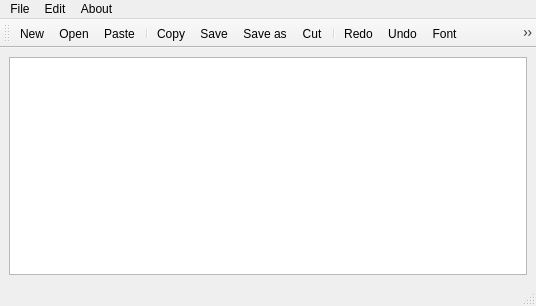
<?xml version="1.0" encoding="UTF-8"?>
<ui version="4.0">
 <class>MainWindow</class>
 <widget class="QMainWindow" name="MainWindow">
  <property name="geometry">
   <rect>
    <x>0</x>
    <y>0</y>
    <width>536</width>
    <height>306</height>
   </rect>
  </property>
  <property name="windowTitle">
   <string>MainWindow</string>
  </property>
  <widget class="QWidget" name="centralwidget">
   <layout class="QHBoxLayout" name="horizontalLayout">
    <item>
     <widget class="QTextEdit" name="textEdit"/>
    </item>
   </layout>
  </widget>
  <widget class="QMenuBar" name="menubar">
   <property name="geometry">
    <rect>
     <x>0</x>
     <y>0</y>
     <width>536</width>
     <height>22</height>
    </rect>
   </property>
   <widget class="QMenu" name="menuFile">
    <property name="title">
     <string>File</string>
    </property>
    <addaction name="actionNew"/>
    <addaction name="actionOpen"/>
    <addaction name="separator"/>
    <addaction name="actionSave"/>
    <addaction name="actionSave_as"/>
   </widget>
   <widget class="QMenu" name="menuEdit">
    <property name="title">
     <string>Edit</string>
    </property>
    <addaction name="actionCut"/>
    <addaction name="actionCopy"/>
    <addaction name="actionPaste"/>
    <addaction name="separator"/>
    <addaction name="actionRedo"/>
    <addaction name="actionUndo"/>
    <addaction name="separator"/>
    <addaction name="actionFont"/>
   </widget>
   <widget class="QMenu" name="menuAbout">
    <property name="title">
     <string>About</string>
    </property>
    <addaction name="actionAbout_Notepad"/>
   </widget>
   <addaction name="menuFile"/>
   <addaction name="menuEdit"/>
   <addaction name="menuAbout"/>
  </widget>
  <widget class="QStatusBar" name="statusbar"/>
  <widget class="QToolBar" name="toolBar">
   <property name="windowTitle">
    <string>toolBar</string>
   </property>
   <attribute name="toolBarArea">
    <enum>TopToolBarArea</enum>
   </attribute>
   <attribute name="toolBarBreak">
    <bool>false</bool>
   </attribute>
   <addaction name="actionNew"/>
   <addaction name="actionOpen"/>
   <addaction name="actionPaste"/>
   <addaction name="separator"/>
   <addaction name="actionCopy"/>
   <addaction name="actionSave"/>
   <addaction name="actionSave_as"/>
   <addaction name="actionCut"/>
   <addaction name="separator"/>
   <addaction name="actionRedo"/>
   <addaction name="actionUndo"/>
   <addaction name="actionFont"/>
   <addaction name="actionAbout_Notepad"/>
  </widget>
  <action name="actionNew">
   <property name="icon">
    <iconset resource="Source.qrc">
     <normaloff>:/new/prefix1/img/IMG-20220501-WA0011.jpg</normaloff>:/new/prefix1/img/IMG-20220501-WA0011.jpg</iconset>
   </property>
   <property name="text">
    <string>New</string>
   </property>
  </action>
  <action name="actionOpen">
   <property name="icon">
    <iconset resource="Source.qrc">
     <normaloff>:/new/prefix1/img/IMG-20220501-WA0008.jpg</normaloff>:/new/prefix1/img/IMG-20220501-WA0008.jpg</iconset>
   </property>
   <property name="text">
    <string>Open</string>
   </property>
  </action>
  <action name="actionSave">
   <property name="icon">
    <iconset resource="Source.qrc">
     <normaloff>:/new/prefix1/img/IMG-20220501-WA0009.jpg</normaloff>:/new/prefix1/img/IMG-20220501-WA0009.jpg</iconset>
   </property>
   <property name="text">
    <string>Save</string>
   </property>
  </action>
  <action name="actionSave_as">
   <property name="icon">
    <iconset resource="Source.qrc">
     <normaloff>:/new/prefix1/img/IMG-20220501-WA0016.jpg</normaloff>:/new/prefix1/img/IMG-20220501-WA0016.jpg</iconset>
   </property>
   <property name="text">
    <string>Save as</string>
   </property>
  </action>
  <action name="actionCut">
   <property name="icon">
    <iconset resource="Source.qrc">
     <normaloff>:/new/prefix1/img/IMG-20220501-WA0017.jpg</normaloff>:/new/prefix1/img/IMG-20220501-WA0017.jpg</iconset>
   </property>
   <property name="text">
    <string>Cut</string>
   </property>
  </action>
  <action name="actionCopy">
   <property name="icon">
    <iconset resource="Source.qrc">
     <normaloff>:/new/prefix1/img/IMG-20220501-WA0010.jpg</normaloff>:/new/prefix1/img/IMG-20220501-WA0010.jpg</iconset>
   </property>
   <property name="text">
    <string>Copy</string>
   </property>
  </action>
  <action name="actionPaste">
   <property name="icon">
    <iconset resource="Source.qrc">
     <normaloff>:/new/prefix1/img/IMG-20220501-WA0015.jpg</normaloff>:/new/prefix1/img/IMG-20220501-WA0015.jpg</iconset>
   </property>
   <property name="text">
    <string>Paste</string>
   </property>
  </action>
  <action name="actionRedo">
   <property name="icon">
    <iconset resource="Source.qrc">
     <normaloff>:/new/prefix1/img/IMG-20220501-WA0006.jpg</normaloff>:/new/prefix1/img/IMG-20220501-WA0006.jpg</iconset>
   </property>
   <property name="text">
    <string>Redo</string>
   </property>
  </action>
  <action name="actionUndo">
   <property name="icon">
    <iconset resource="Source.qrc">
     <normaloff>:/new/prefix1/img/IMG-20220501-WA0007.jpg</normaloff>:/new/prefix1/img/IMG-20220501-WA0007.jpg</iconset>
   </property>
   <property name="text">
    <string>Undo</string>
   </property>
  </action>
  <action name="actionAbout_Notepad">
   <property name="icon">
    <iconset resource="Source.qrc">
     <normaloff>:/new/prefix1/img/IMG-20220501-WA0012.jpg</normaloff>:/new/prefix1/img/IMG-20220501-WA0012.jpg</iconset>
   </property>
   <property name="text">
    <string>About Notepad</string>
   </property>
  </action>
  <action name="actionFont">
   <property name="icon">
    <iconset resource="Source.qrc">
     <normaloff>:/new/prefix1/img/IMG-20220518-WA0080.jpg</normaloff>:/new/prefix1/img/IMG-20220518-WA0080.jpg</iconset>
   </property>
   <property name="text">
    <string>Font</string>
   </property>
  </action>
 </widget>
 <tabstops>
  <tabstop>textEdit</tabstop>
 </tabstops>
 <resources>
  <include location="Source.qrc"/>
 </resources>
 <connections/>
</ui>
